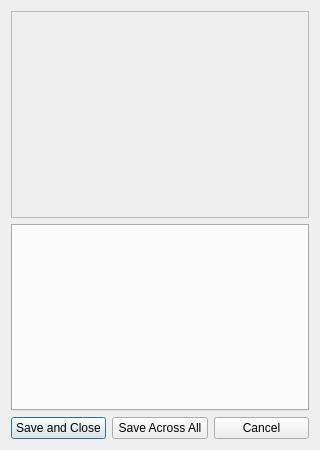
<?xml version="1.0" encoding="UTF-8"?>
<ui version="4.0">
 <class>ObjectSettingsDialog</class>
 <widget class="QDialog" name="ObjectSettingsDialog">
  <property name="geometry">
   <rect>
    <x>0</x>
    <y>0</y>
    <width>320</width>
    <height>450</height>
   </rect>
  </property>
  <property name="windowTitle">
   <string>Object Settings</string>
  </property>
  <layout class="QVBoxLayout" name="verticalLayout_2">
   <item>
    <layout class="QVBoxLayout" name="verticalLayout" stretch="50,45,5">
     <item>
      <widget class="QLabel" name="lObject">
       <property name="sizePolicy">
        <sizepolicy hsizetype="Ignored" vsizetype="Ignored">
         <horstretch>0</horstretch>
         <verstretch>0</verstretch>
        </sizepolicy>
       </property>
       <property name="frameShape">
        <enum>QFrame::StyledPanel</enum>
       </property>
       <property name="text">
        <string/>
       </property>
       <property name="alignment">
        <set>Qt::AlignCenter</set>
       </property>
      </widget>
     </item>
     <item>
      <widget class="QTabWidget" name="tabs">
       <property name="currentIndex">
        <number>-1</number>
       </property>
      </widget>
     </item>
     <item>
      <layout class="QHBoxLayout" name="horizontalLayout">
       <item>
        <widget class="QPushButton" name="bSave">
         <property name="text">
          <string>Save and Close</string>
         </property>
        </widget>
       </item>
       <item>
        <widget class="QPushButton" name="bApply">
         <property name="toolTip">
          <string>Saves the settings of this object and all objects using the same animation.</string>
         </property>
         <property name="text">
          <string>Save Across All</string>
         </property>
        </widget>
       </item>
       <item>
        <widget class="QPushButton" name="bCancel">
         <property name="text">
          <string>Cancel</string>
         </property>
        </widget>
       </item>
      </layout>
     </item>
    </layout>
   </item>
  </layout>
 </widget>
 <resources/>
 <connections/>
</ui>
